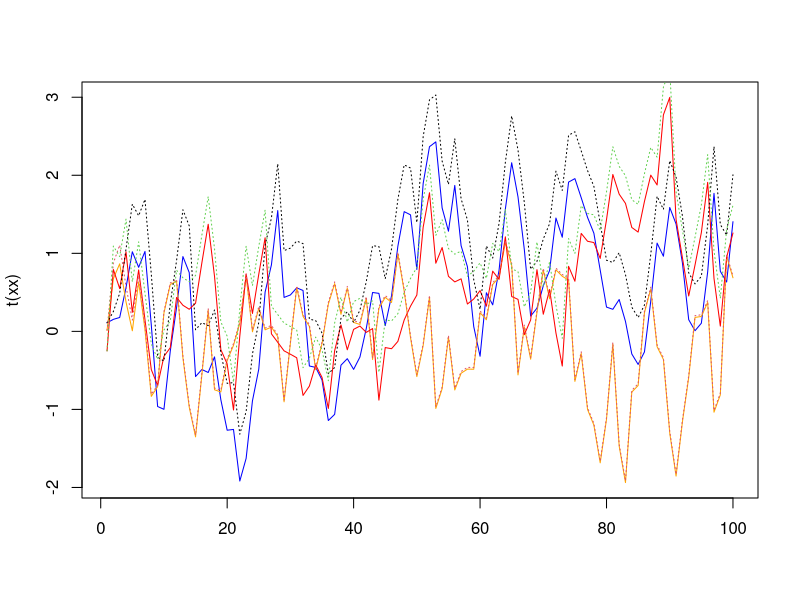

Source code (R): (Note: this script raises an error after producing the figure.)


## one predator, two prey

## interaction matrix: B
Bvals <- c( 0.7,  0.4,  0.2,
           -0.2,  0.6, -0.2,
           -0.2, -0.1,  0.5)
BB <- matrix(Bvals, 3, 3, byrow = TRUE)


## covariate effects

## temp has positive effects on growth
CC <- matrix(c(0.1, 0.2, 0.3), 3, 1)

## identity matrix
II <- diag(3)


tt <- 100

## process errors
QQ <- diag(c(0.1, 0.2, 0.2))
ww <- xx <- t(MASS::mvrnorm(tt, matrix(0,3,1), QQ))

## dummy covariate: discrete sine wave
cc <- matrix(sin(2*pi*seq(tt)/12), 1, tt)
cc[51:100] <- cc[51:100] + 2


## simulate MAR(1) process
for(t in 2:tt) {
  xx[,t] <- BB %*% xx[,t-1] + CC %*% cc[t] + ww[,t]
}

matplot(t(xx), type = "l", lty = "solid", col = c("blue", "orange", "red"))

x2 <- ww

## simulate MAR(1) process
for(t in 2:tt) {
  x2[,t] <- BB %*% x2[,t-1] + CC %*% (cc[t] + 1) + ww[,t]
}

matlines(t(x2), type = "l", lty = "dotted")




long_term_change <- function(BB, CC) {
  ltc <- vector("list", 2)
  ltc[[1]] <- solve(II - BB) %*% CC
  BB <- II - BB
  nn <- dim(BB)[1]
  mm <- dim(CC)[2]
  tmp <- matrix(NA, nn, mm)
  for(i in 1:nn) {
    for(j in 1:mm) {
      if(i == 1) {
        num <- cbind(CC[,j], BB[,-i])
      } else {
        if(i == nn) {
          num <- cbind(BB[,-i], CC[,j])
        } else {
          num <- cbind(BB[,1:(i-1)], CC[,j], BB[,(i+1):nn]) 
        }
      }
      tmp[i,j] <- det(num) / det(BB)
    }
  }
  ltc[[2]] <- tmp
  return(ltc)
}
  

## long-term change in X via Ives et al. 1999
long_term_change(BB, CC)

m1 <- apply(xx[,1:50], 1, mean)
m2 <- apply(xx[,51:100], 1, mean)


## change in X per unit change in covariate via Cottingham & Klug (2001)
solve(II - BB) %*% CC

- solve(BB) %*% CC


BB[,1]
BB[,2]
BB[,3]

BB[,1] %*% BB[,2]






x <- c(1,0,0)
y <- c(sqrt(0.5),sqrt(0.5),0)


xprod <- function(x, y) {
  i1 <- c(2,3,1)
  i2 <- c(3,1,2)
  return (x[i1]*y[i2] - x[i2]*y[i1])
}

xprod(x,y)

x %*% y



## compute cross product to get orthogonal vector O
ovec <- xprod(BB[,1], BB[,2])
## normalize to unit vector z
z <- ovec / sqrt(sum(ovec^2))
## get projection of B_i onto z
Bz <- z * as.vector(BB[,3] %*% z)
## get projection of C_j on z
Cz <- CC %*% z


par(mfrow=c(1,2))

clr <- c("red", "orange", "blue")


## PLOT 1: B matrix in 3D
ee <- rep(0,6)
aa <- cbind(diag(c(0.8,0.5,0.5)), BB)
# aa <- cbind(diag(c(1,1,1)), BB)

x <- aa[1,]
y <- aa[2,]
z <- aa[3,]

segments3D(ee, ee, ee, x1 = x, y1 = y, z1 = z,  
         phi = 0, theta = 60, lwd = 2,
         col = c(rep("gray",3), clr), bty = "n")

text3D(1.03*x, 1.03*y, 1.05*z, c("x", "y", "z",
                  expression(B[1]), expression(B[2]), expression(B[3])),
       phi = 0, theta = 45,
       col = NULL, NAcol = "white",  breaks = NULL,
       colkey = NULL, panel.first = NULL, 
       clim = NULL, clab = NULL, 
       bty = "n", add = TRUE, plot = TRUE)



## PLOT 2: orthogonal vector to B1 & B2
ee <- rep(0,3)

x <- BB[1,]
y <- BB[2,]
z <- BB[3,]

segments3D(ee, ee, ee, x1 = x, y1 = y, z1 = z,  
           phi = 0, theta = 60, lwd = 2,
           col = clr, bty = "n")

text3D(1.03*x, 1.03*y, 1.05*z, c(expression(B[1]), expression(B[2]), expression(B[3])),
       phi = 0, theta = 45,
       col = NULL, NAcol = "white",  breaks = NULL,
       colkey = NULL, panel.first = NULL, 
       clim = NULL, clab = NULL, 
       bty = "n", add = TRUE, plot = TRUE)


segments3D(x0 = -ovec[1], y0 = -ovec[2], z0 = -1.2*ovec[3],
           x1 = ovec[1], y1 = ovec[2], z1 = 1.2*ovec[3],  
         phi = 0, theta = 45, lwd = 2, add = TRUE,
         col = "black", bty = "n")


